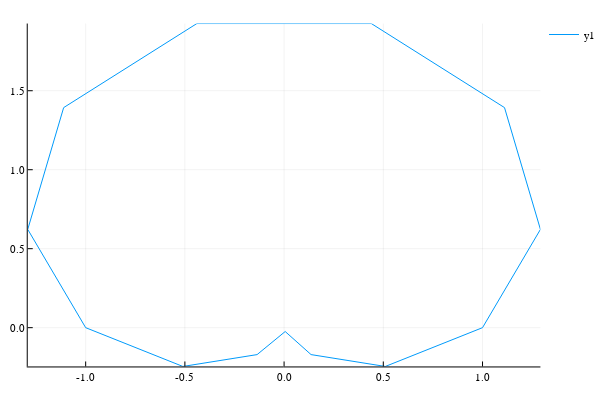

The cell this chart's notebook holds for it:
### Markdown cell above
Damos los 2 arreglos

### Code cell
x = [ 1.0       
  1.29188   
  1.11095   
  0.439463  
 -0.439463  
 -1.11095   
 -1.29188   
 -1.0       
 -0.510053  
 -0.136026  
  0.00557906
  0.136026  
  0.510053  
  1.0     ];
y = [0.0        
  0.622139   
  1.39309    
  1.92541    
  1.92541    
  1.39309    
  0.622139   
  1.22465e-16
 -0.245629   
 -0.170571   
 -0.0244435  
 -0.170571   
 -0.245629   
 -2.44929e-16];
plot(x,y)

### Figure 1 — Plotly figure (JSON) as saved in the notebook; plotly's stock layout.template omitted (floating-point values rounded to 4 significant figures)
{"data": [{"colorbar": {"title": ""}, "line": {"color": "rgba(0, 154, 250, 1.000)", "dash": "solid", "shape": "linear", "width": 1}, "mode": "lines", "name": "y1", "showlegend": true, "type": "scatter", "x": [1, 1.292, 1.111, 0.4395, -0.4395, -1.111, -1.292, -1, -0.5101, -0.136, 0.005579, 0.136, 0.5101, 1], "xaxis": "x1", "y": [0, 0.6221, 1.393, 1.925, 1.925, 1.393, 0.6221, 1.225e-16, -0.2456, -0.1706, -0.02444, -0.1706, -0.2456, -2.449e-16], "yaxis": "y1"}], "layout": {"annotations": [], "height": 400, "legend": {"bgcolor": "rgba(255, 255, 255, 1.000)", "bordercolor": "rgba(0, 0, 0, 1.000)", "font": {"color": "rgba(0, 0, 0, 1.000)", "family": "sans-serif", "size": 11}, "x": 1, "y": 1}, "margin": {"b": 20, "l": 0, "r": 0, "t": 20}, "paper_bgcolor": "rgba(255, 255, 255, 1.000)", "plot_bgcolor": "rgba(255, 255, 255, 1.000)", "showlegend": true, "width": 600, "xaxis1": {"anchor": "y1", "domain": [0.05101, 0.9934], "gridcolor": "rgba(0, 0, 0, 0.100)", "gridwidth": 0.5, "linecolor": "rgba(0, 0, 0, 1.000)", "mirror": false, "range": [-1.292, 1.292], "showgrid": true, "showline": true, "showticklabels": true, "tickangle": 0, "tickcolor": "rgb(0, 0, 0)", "tickfont": {"color": "rgba(0, 0, 0, 1.000)", "family": "sans-serif", "size": 11}, "tickmode": "array", "ticks": "inside", "ticktext": ["-1.0", "-0.5", "0.0", "0.5", "1.0"], "tickvals": [-1, -0.5, 0, 0.5, 1], "title": "", "titlefont": {"color": "rgba(0, 0, 0, 1.000)", "family": "sans-serif", "size": 15}, "type": "-", "visible": true, "zeroline": false, "zerolinecolor": "rgba(0, 0, 0, 1.000)"}, "yaxis1": {"anchor": "x1", "domain": [0.03762, 0.9902], "gridcolor": "rgba(0, 0, 0, 0.100)", "gridwidth": 0.5, "linecolor": "rgba(0, 0, 0, 1.000)", "mirror": false, "range": [-0.2456, 1.925], "showgrid": true, "showline": true, "showticklabels": true, "tickangle": 0, "tickcolor": "rgb(0, 0, 0)", "tickfont": {"color": "rgba(0, 0, 0, 1.000)", "family": "sans-serif", "size": 11}, "tickmode": "array", "ticks": "inside", "ticktext": ["0.0", "0.5", "1.0", "1.5"], "tickvals": [0, 0.5, 1, 1.5], "title": "", "titlefont": {"color": "rgba(0, 0, 0, 1.000)", "family": "sans-serif", "size": 15}, "type": "-", "visible": true, "zeroline": false, "zerolinecolor": "rgba(0, 0, 0, 1.000)"}}}
